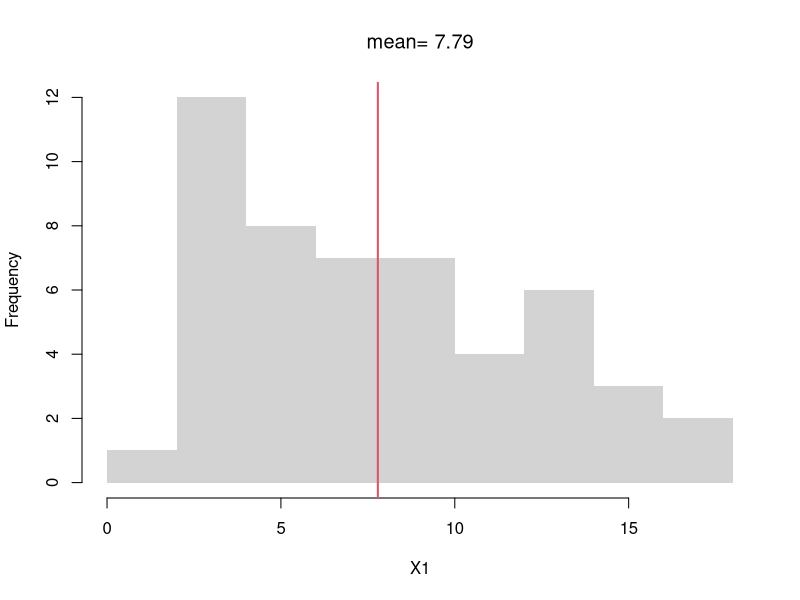
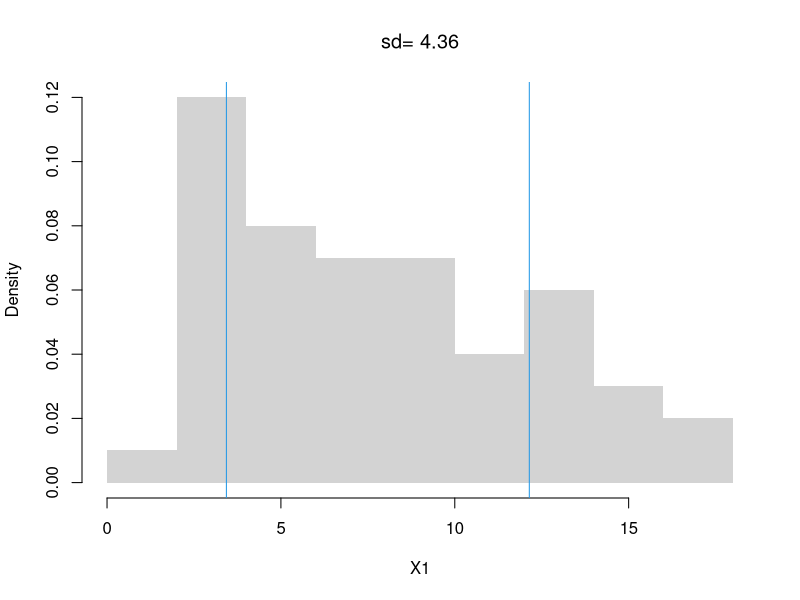
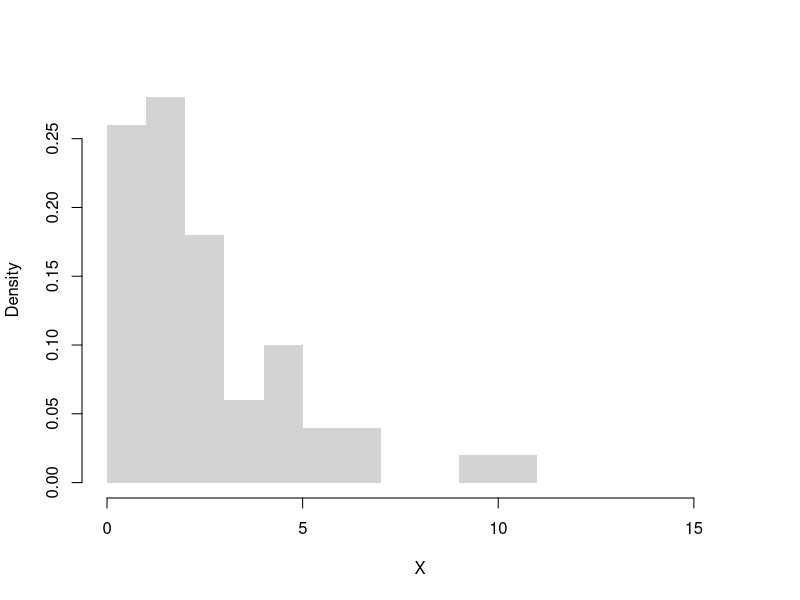
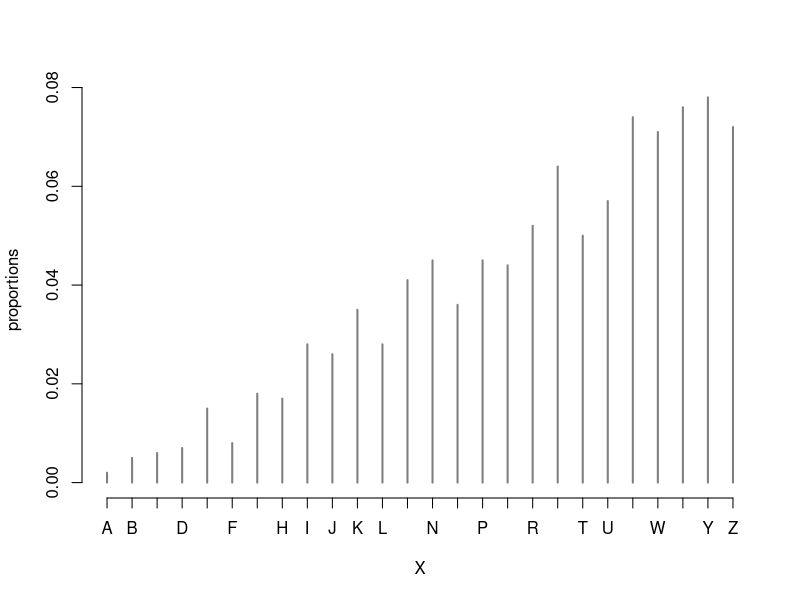
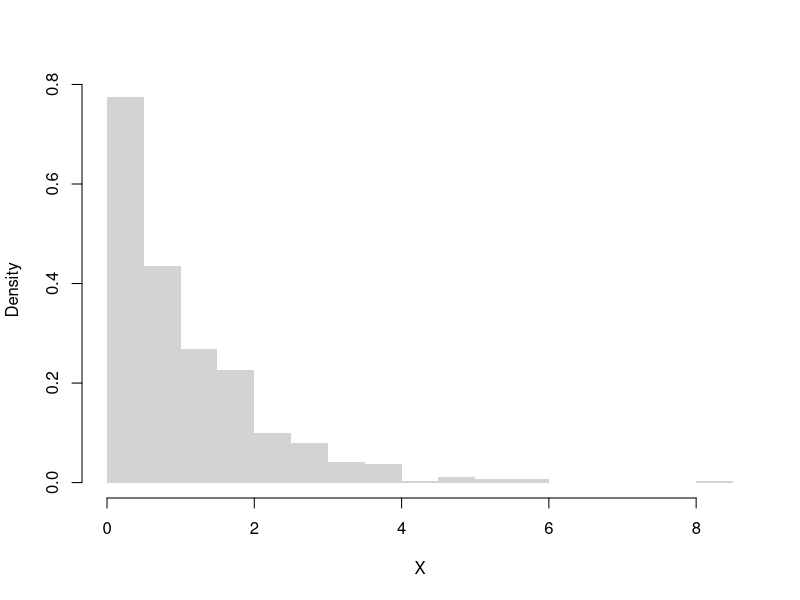
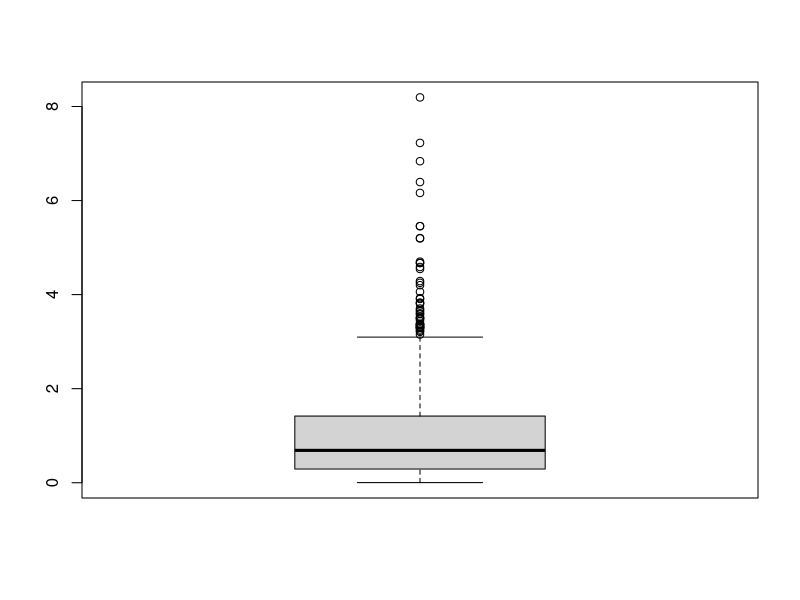
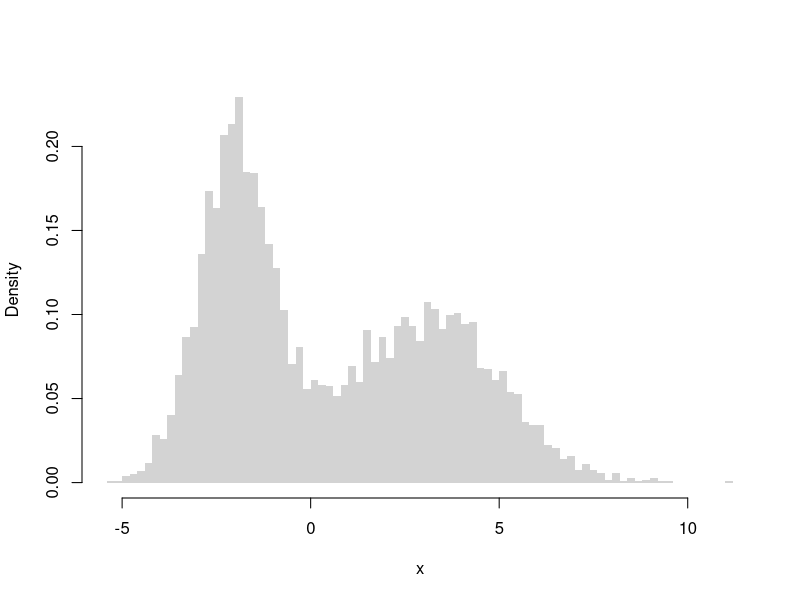
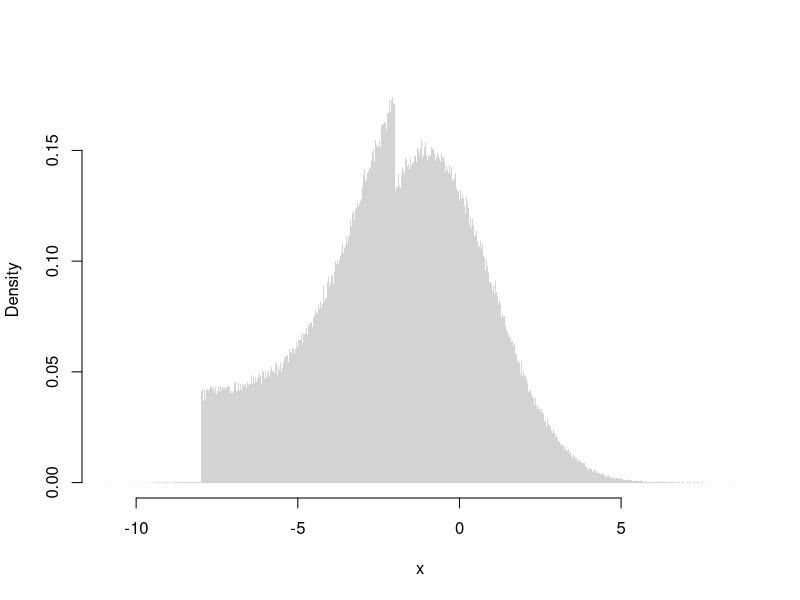

Reproduce these figures in R, in order.
## ---- chunk 1
# A random sample (real data)
X <- USArrests[,'Murder']
summary(X)

# A random sample (computer simulation)
X <-  runif(1000)
summary(X)

# Another random sample (computer simulation)
X <- rnorm(1000) 
summary(X)
## ---- chunk 2
X <- c(1,4,10)
sum(X)/length(X)
mean(X)
## ---- chunk 3
# compute the mean of a random sample
X1 <- USArrests[,'Murder']
X1_mean <- mean(X1)
X1_mean

# visualize on a histogram
hist(X1, border=NA, main=NA)
abline(v=X1_mean, col=2, lwd=2)
title(paste0('mean= ', round(X1_mean,2)), font.main=1)
## ---- chunk 4
X <- c(1,4,10)
X_mean <- mean(X)
X_var <- mean( (X - X_mean)^2 )
sqrt(X_var)
## ---- chunk 5
X1_s <- sd(X1) # sqrt(var(X))
hist(X1, border=NA, main=NA, freq=F)
X1_s_lh <- c(X1_mean - X1_s,  X1_mean + X1_s)
abline(v=X1_s_lh, col=4)
text(X1_s_lh, -.02,
    c( expression(bar(X)-s[X]), expression(bar(X)+s[X])),
    col=4, adj=0)
title(paste0('sd= ', round(X1_s,2)), font.main=1)
## ---- chunk 6
X <- c(1,4,10)

X_mean <- mean(X)
X_var <- mean( (X - X_mean)^2 )
X_var

# Corrected Version
n <- length(X)  
X_var2 <- sum( (X - X_mean)^2 )/(n-1)
X_var2

var(X) # R-Version
## ---- chunk 7
X <- rexp(50, 0.4)
X
hist(X, freq=F, breaks=seq(0,16),
    border=NA, main='')

# For discrete numbers
# X <- rgeom(50, .4)
#proportions <- table(X)/length(X)
#plot(proportions, ylab='proportion')
## ---- chunk 8

X_extreme <- c(X, 1000) # add one extreme value
#par(mfrow=c(1,2)) # visualize side-by-side
#hist(X)
#hist(X_extreme)


# Which measures of central tendency are robust
# to a single extreme value?
mean(X)
mean( X_extreme )

quantile(X, prob=0.5)
quantile(X_extreme, prob=0.5)
## ---- chunk 9
X <- c(-100,1,4,10,10)
# An intuitive alternative to sd(X), used in the boxplot
quants <- quantile(X, probs=c(.25,.75))
quants[2]-quants[1]
IQR(X)
## ---- chunk 10
X <- c(1,4,10)
#Another alternative to sd(X)
mad(X, constant=1)

# Computationally equivalent
# x_med <- quantile(X, probs=.5)
# x_absdev <- abs(X -x_med)
# quantile(x_absdev, probs=.5)
## ---- chunk 11
X <- rgeom(50, .4)
X_extreme <- c(X, 1000) # add one extreme value

sd(X)
sd(X_extreme)

mad(X, constant=1)
mad(X_extreme, constant=1)

IQR(X)
IQR(X_extreme)
## ---- chunk 12
# Draw 3 Random Letters
x <- LETTERS
x_probs <- 1:length(x)
x_probs <- x_probs/sum(x_probs) # probs must sum to 1
X <- sample(x, 1, prob=x_probs, replace=T)
X

# Draw Random Letters 100 Times
X <- sample(x, 1000, prob=x_probs, replace=T)
X <- factor(unlist(X), levels=LETTERS, ordered=F)

proportions <- table(X)/length(X)
plot(proportions, col=grey(0,0.5))

# mode(s)
mode_id <- which(proportions==max(proportions))
names(proportions)[ mode_id ]

# freq. spreads
sd(proportions)
sum(proportions^2)
# freq. concentration at mode
max(proportions)/mean(proportions)
## ---- chunk 13
X <- rweibull(1000, shape=1)
hist(X, border=NA, main=NA, freq=F, breaks=20)

skewness <-  function(X){
 X_mean <- mean(X)
 m3 <- mean((X - X_mean)^3)
 s3 <- sd(X)^3
 skew <- m3/s3
 return(skew)
}

skewness( rweibull(1000, shape=1))
skewness( rweibull(1000, shape=10) )
## ---- chunk 14
X <- rweibull(1000, shape=1)
boxplot(X, main=NA)

kurtosis <- function(X){  
 X_mean <- mean(X)
 m4 <- mean((X - X_mean)^4) 
 s4 <- sd(X)^4
 kurt <- m4/s4
 excess_kurt <- kurt - 3 # compare against normal
 return(kurt)
}

kurtosis( rweibull(1000, shape=1) )
kurtosis( rweibull(1000, shape=10) )
## ---- chunk 15
# Complicated Random Variable
r_ugly0 <- function(n, populationMean=c(-2, 3), populationVar=c(1, 4), prob=c(.5,.5)){
  # Which distribution is each observation coming from
  di <- sample(1:2, size=n, replace=TRUE, prob=prob)
  rnorm(n, mean=populationMean[di], sd=sqrt(populationVar)[di])
}

X <- r_ugly0(6000)
hist(X, breaks=60,
    freq=F, border=NA,
    xlab="x", main='')

#hist( rbeta(1000, .6, .6), border=NA, main=NA, freq=F, breaks=20)
## ---- chunk 16
# Another Complicated Random Variable
r_ugly1 <- function(n, theta1=c(-8,-1), theta2=c(-2,2), rho=.25){
    omega   <- rbinom(n, size=1, rho)
    epsilon <- omega * runif(n, theta1[1], theta2[1]) +
        (1-omega) * rnorm(n, theta1[2], theta2[2])
    return(epsilon)
}
# Very Large Sample
X <- r_ugly1(1000000)
hist(X, breaks=1000,  freq=F, border=NA,
    xlab="x", main='')
## ---- chunk 17
# Computerized Way to Compute Mean
x <- c(1,2,3,4,5)
x_probs <- c(1/5, 1/5, 1/5, 1/5, 1/5)
X_mean <- sum(x*x_probs)
X_mean

# Computerized Way to Compute SD
Xvar <- sum((x-X_mean)^2*x_probs)
Xvar
Xsd <- sqrt(Xvar)
Xsd

# Verified by simulation
Xsim <- sample(x, prob=x_probs,
          size=10000, replace=T)
mean(Xsim)
sd(Xsim)
## ---- chunk 18
# A simulation of many coin flips
x <- c(0,1)
x_probs <- c(1/4, 3/4)
X <- sample(x, 1000, prob=x_probs, replace=T)

round( mean(X), 4)

round( var(X), 4)
## ---- chunk 19
# Compute a sample estimate using probability weights
P  <- table(X) #table of counts
p <- c(P)/length(X) #frequencies (must sum to 1)
x <- as.numeric(names(p)) #unique values
cbind(x,p)

# Sample Mean Estimate
X_mean <- sum(x*p)
X_mean
## ---- chunk 20
x <- c(0,1,2)
x_probs <- c(1/3,1/3,1/3)
X  <-  sample(x, prob=x_probs, 1000, replace=T)

# First Way (Computerized)
mean(X)

# Second Way (Explicit Calculations)
# start with a table of counts like the previous example
## ---- chunk 21
Homework1 <- c(score=88, weight=0.25)
Homework2 <- c(score=92, weight=0.25)
Exam1 <- c(score=67, weight=0.2)
Exam2 <- c(score=90, weight=0.3)

Grades <- rbind(Homework1, Homework2, Exam1, Exam2)
Grades
## ---- chunk 22
# Manual Way
88*0.25 + 92*0.25 + 67*0.2 + 90*0.3

# Computerized Way
Values <- Grades[,'score'] * Grades[,'weight']
FinalGrade <- sum(Values)
FinalGrade
## ---- chunk 23
weighted.quantile <- function(x, w, probs){
    #See spatstat.univar::weighted.quantile
    oo <- order(x)
    x <- x[oo]
    w <- w[oo]
    Fx <- cumsum(w)/sum(w)
    quantile_id <- max(which(Fx <= probs))+1
    xq <- x[quantile_id] 
    return(xq)
}

## Unweighted
quantile(X, probs=.5)
weights <- rep(1, length(X))
weighted.quantile(x=X, w=weights, probs=.5)

## Weighted
weights <- seq(X)
weights <- weights/sum(weights) # normalize
weighted.quantile(x=X, w=weights, probs=.5)
## ---- chunk 24
# Exponential Random Variable
X <- rexp(5000, 2)
m <- mean(X)
round(m, 2)

# Normal Random Variable
X <- rnorm(5000, 1, 2)
round(mean(X), 2)
round(var(X), 2)
## ---- chunk 25
X <- USArrests[,'Murder']
round( mean(X), 4)
round( var(X), 4)
## ---- chunk 26
# values and probabilities
h  <- hist(X, plot=F)
wt <- h[['counts']]/length(X) 
xt <- h[['mids']]
# Weighted mean
X_mean <- sum(wt*xt)
X_mean

# Compare to "mean(x)"
## ---- chunk 27
X <- runif(2000, -1, 1)
